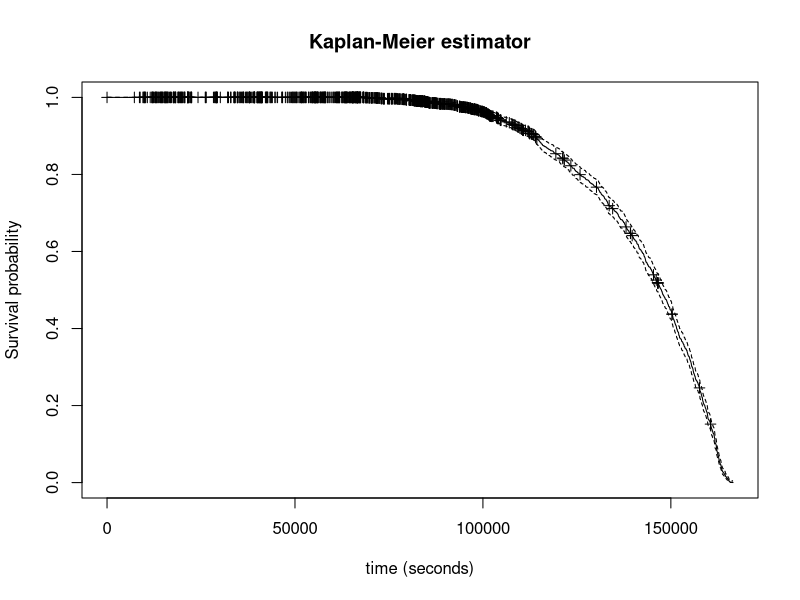
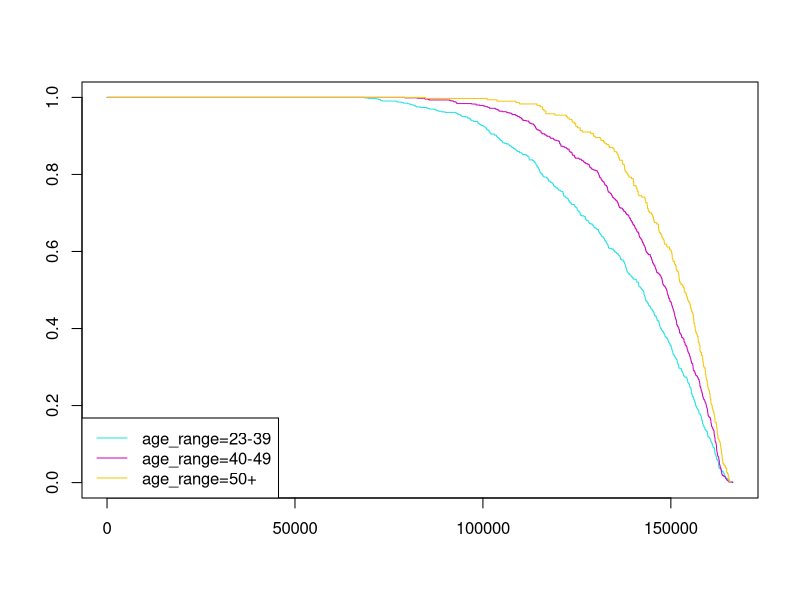
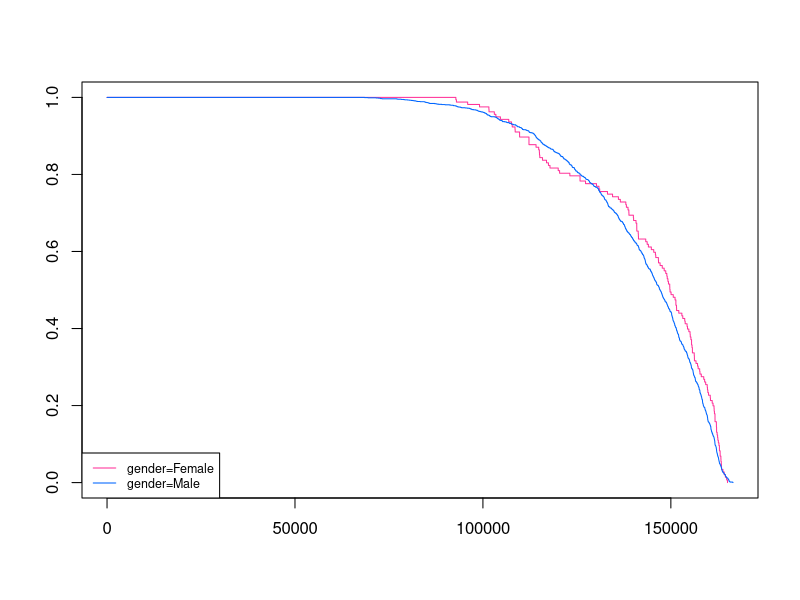
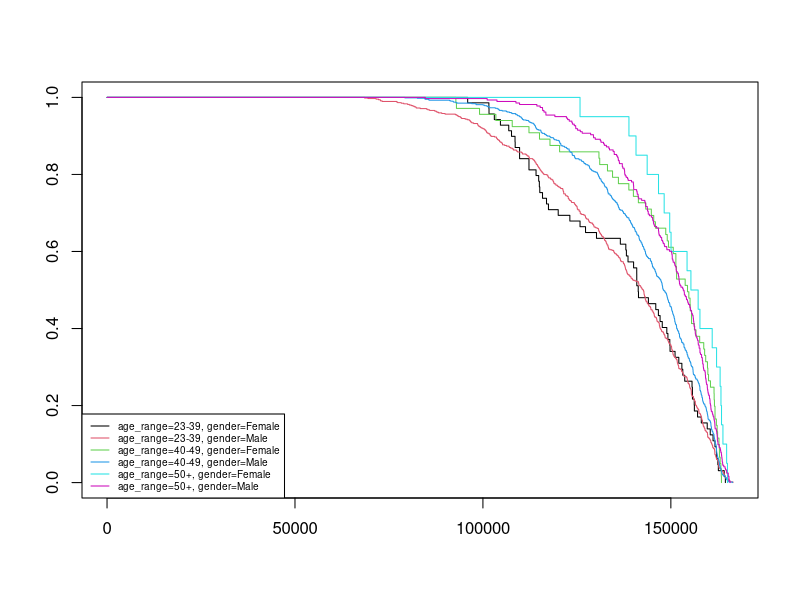
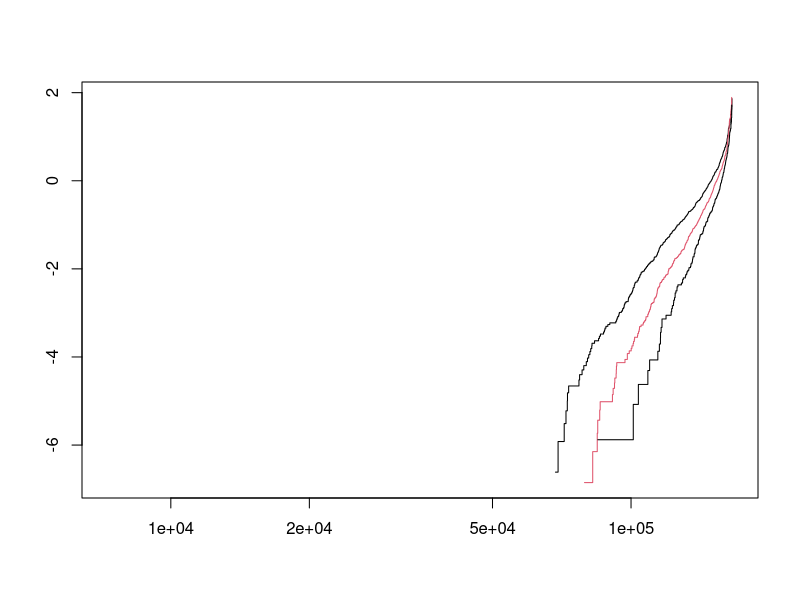
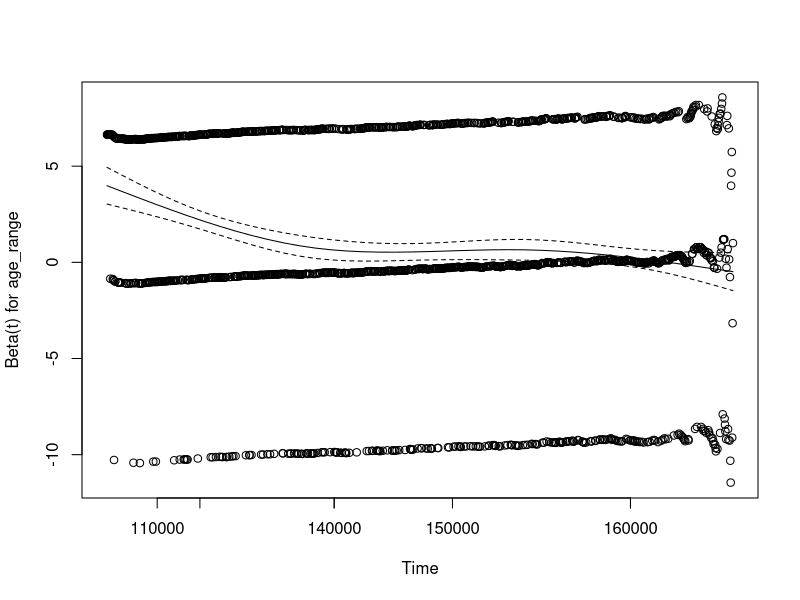

Write the R code that produced these figures, in order.
## ---- chunk 1
knitr::opts_chunk$set(echo = TRUE)
## ---- chunk 2
library(tidyverse)
library(dplyr)
library(survival)
library(lubridate)
## ---- chunk 3
setwd('C:/Users/romai/Documents/DSTI/21-Survival Analysis/UTMB')
data_utmb17 <- read_csv("utmb_2017.csv", col_names = TRUE)
head(data_utmb17)
## ---- chunk 4
problems(data_utmb17)
## ---- chunk 5
colnames(data_utmb17)
## ---- chunk 6
str(data_utmb17)
## ---- chunk 7
data_utmb17 <- data_utmb17[,-1] 
## ---- chunk 8

data_utmb17 <-data_utmb17 |>
  mutate(gender = case_when(
    endsWith(category, " H") ~ "Male",
    endsWith(category, " F") ~ "Female"),
    age = substring(data_utmb17$category, first=1, last=2),
    status = case_when(time != 'NA' ~ 1, TRUE ~ 0),
    .after ="category")
## ---- chunk 9
data_utmb17$highesttime <- apply(data_utmb17[11:35], 1, function(x) max(x, na.rm = TRUE))
data_utmb17<-data_utmb17|>
  mutate(highesttime = replace_na(highesttime, '00:00:00'))
## ---- chunk 10
str(data_utmb17$highesttime)
## ---- chunk 11
data_utmb17$timetoevent<- lubridate::hms(data_utmb17$highesttime)
data_utmb17$timetoevent<- period_to_seconds(data_utmb17$timetoevent)
## ---- chunk 12
data_utmb17<- data_utmb17[,-11:-34]
colnames(data_utmb17)
## ---- chunk 13
data_utmb17<-  data_utmb17[,-c(2,3,4,8,9,10)]
## ---- chunk 14
age_range <- tibble('age' =
                      c("V1", "V2","V3", "V4", "SE"),
                    'age_range' = c("40-49", "50-59", "60-69", "70+", "23-39")
                    )
data_utmb17 <- data_utmb17 |> inner_join(age_range,by = "age")

#Move column "age_range" just after column "age"
data_utmb17 <- data_utmb17  %>% relocate("age_range", .after = "age")
## ---- chunk 15
table(data_utmb17$age_range)
## ---- chunk 16
data_utmb17 ["age_range"] [data_utmb17 ["age_range"] == "60-69"]<- "50+"
data_utmb17 ["age_range"] [data_utmb17 ["age_range"] == "70+"]<- "50+"
data_utmb17 ["age_range"] [data_utmb17 ["age_range"] == "50-59"] <- "50+"
## ---- chunk 17
table(data_utmb17$age_range)
## ---- chunk 18
table(data_utmb17$age_range, data_utmb17$gender)
## ---- chunk 19

fit.KM <- survfit(Surv(timetoevent, status) ~ 1, data = data_utmb17)
fit.KM


plot(fit.KM, mark.time = TRUE,
     main = "Kaplan-Meier estimator",
     ylab = "Survival probability",
     xlab = "time (seconds)")

## ---- chunk 20

fit.KMage <- survfit(Surv(timetoevent, status) ~ age_range, data = data_utmb17)
fit.KMage

plot(fit.KMage, col = 13:16)
legend("bottomleft", lty = 1, col = 13:16, legend = names(fit.KMage$strata))
## ---- chunk 21
diff.KMage <- survdiff(Surv(timetoevent, status) ~ age_range, data = data_utmb17)
diff.KMage

## ---- chunk 22
cox.age<- coxph(Surv(timetoevent, status) ~ age_range, data = data_utmb17)
summary(cox.age)
## ---- chunk 23
fit.KMgender <- survfit(Surv(timetoevent, status) ~ gender, data = data_utmb17)
fit.KMgender

plot(fit.KMgender, col = c("#FF3399", "#0066FF"),pch = 19)
legend("bottomleft", lty = 1, col = c("#FF3399", "#0066FF"), cex= 0.75, legend = names(fit.KMgender$strata))


## ---- chunk 24
diff.KMgender <- survdiff(Surv(timetoevent, status) ~ gender, data = data_utmb17)
diff.KMgender

## ---- chunk 25
diff.KMgender2 <- survdiff(Surv(timetoevent, status) ~ gender + strata(age_range), data = data_utmb17)
diff.KMgender2
## ---- chunk 26
cox.gender<- coxph(Surv(timetoevent, status) ~ gender + strata(age_range), data = data_utmb17)
summary(cox.gender)
## ---- chunk 27
fit.KMage_gender <- survfit(Surv(timetoevent, status) ~ age_range + gender, data = data_utmb17)
fit.KMage_gender

plot(fit.KMage_gender, col = 1:9)
legend("bottomleft",lty = 1, col = 1:9, legend = names(fit.KMage_gender$strata), cex= 0.6, box.lty=1)
## ---- chunk 28
diff.KMage_gender1 <- survdiff(Surv(timetoevent, status) ~ gender + age_range , data = data_utmb17)
diff.KMage_gender1
## ---- chunk 29
cox.age_gender1<- coxph(Surv(timetoevent, status) ~ gender + age_range, data = data_utmb17)
summary(cox.age_gender1)
## ---- chunk 30

cox.age_gender2<- coxph(Surv(timetoevent, status) ~ gender + age_range + age_range:gender, data = data_utmb17)
summary(cox.age_gender2)
## ---- chunk 31

cox.age_gender3<- coxph(Surv(timetoevent, status) ~ age_range + strata(gender) , data = data_utmb17)
summary(cox.age_gender3)

## ---- chunk 32
fits<- list(MA = cox.age, MB = cox.gender, MC1 = cox.age_gender1, MC2=cox.age_gender2, MC3 = cox.age_gender3)
sapply(fits, AIC)
## ---- chunk 33
plot(survfit(Surv(timetoevent, status) ~ age_range , data = data_utmb17),
     fun = "cloglog",
     col = 1:2)
## ---- chunk 34
#fit <- coxph(Surv(timetoevent, status) ~ age_range, data = data_utmb17)
data_utmb17$residual <- residuals(cox.age, type = "martingale")
## ---- chunk 35
test.ph <- cox.zph(cox.age)
test.ph
plot(test.ph)
